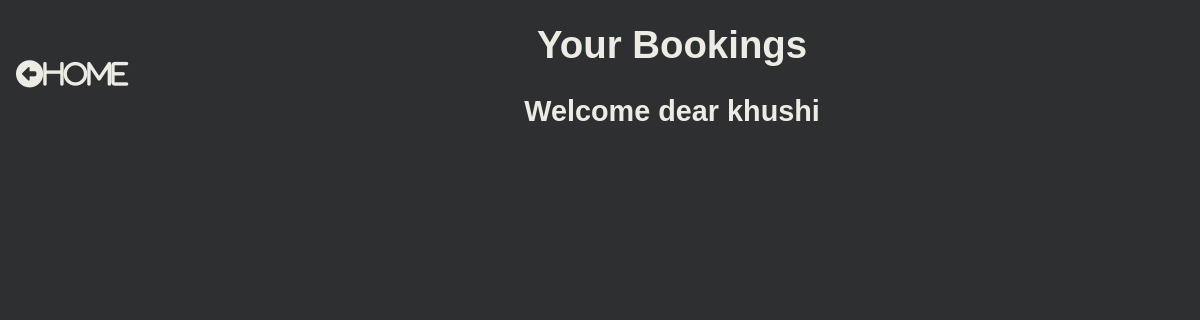
Before: /booking_list/ (signed in) with the older database file.
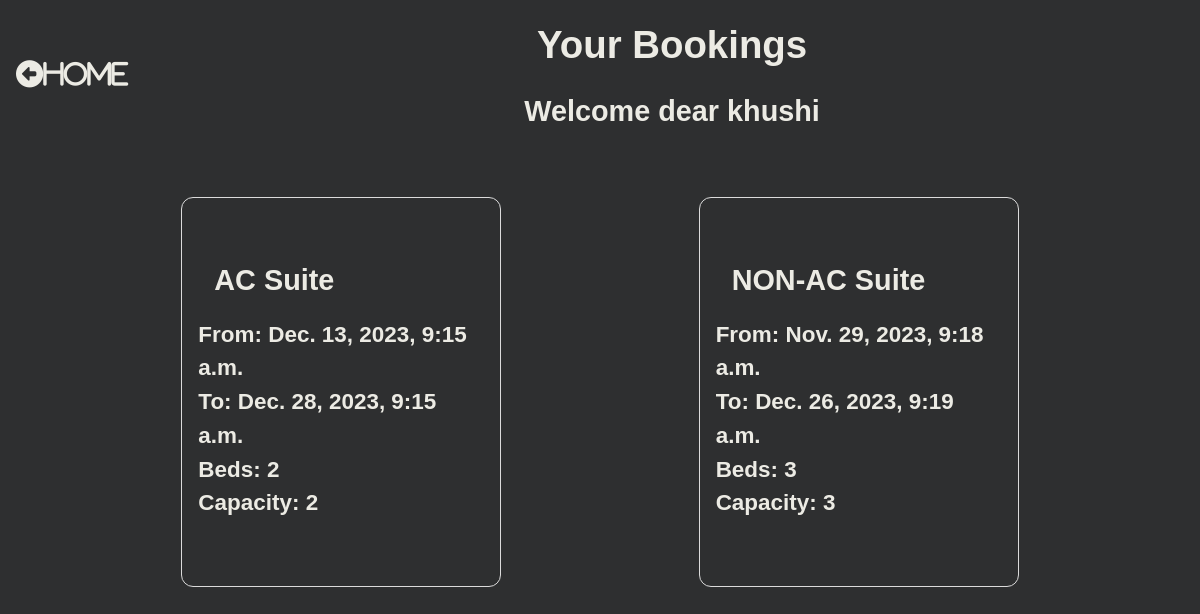
After: the same page with the newer database file.
### hotel/models.py (models this page shows, shortened)
class Booking(models.Model):
    user = models.ForeignKey(settings.AUTH_USER_MODEL, on_delete=models.CASCADE)
    room = models.ForeignKey(Room, on_delete=models.CASCADE)
    check_in = models.DateTimeField()
    check_out = models.DateTimeField()
    def get_cancel_booking_url(self):
        return reverse_lazy('hotel:CancelBookingView', args=[self.pk, ])

class Room(models.Model):
    objects = None
    room_categories = (
        ("AC", "AC"),
        ("NON-AC", "NON-AC"),
        ("DELUXE", "DELUXE"),
        ("KING", "KING"),
        ("QUEEN", "QUEEN")
    )
    number = models.IntegerField()
    category = models.CharField(max_length=20, choices=room_categories)
    beds = models.IntegerField()
    capacity = models.IntegerField()

### hotel/views.py (the view)
# urls.py: path('booking_list/', BookingListView.as_view(), name='BookingListView'),
class BookingListView(ListView):
    model = Booking
    template_name = "hotel/booking_list.html"
    def get_queryset(self, *args, **kwargs):
        if self.request.user.is_staff:
            booking_list = Booking.objects.all()
            return booking_list
        else:
            booking_list = Booking.objects.filter(user=self.request.user)
            return booking_list

### hotel/templates/hotel/booking_list.html (shortened to what this page needs)
{% load static %}
<!DOCTYPE html>
<html lang="en">
<head>
    <link rel="stylesheet" href="{% static 'hotel/booking_list_view.css' %}">
</head>
<body>
    <div class="content">
        <div class="header">
            <div class="headings">
                <h1>Your Bookings</h1>
                <h2>Welcome dear {{user}}</h2>
            </div>
            <div class="home">
                <div class="home">
                    <a href="{% url 'hotel:roomList' %}"><i class="fas fa-arrow-alt-circle-left">Home</i></a>
                </div>
            </div>
        </div>
        <div class="bookings">
            {% for booking in booking_list %}
            <div class="booking">
                <div class="category">
                    <h2>{{booking.room.category}} Suite</h2>
                </div>
                <div class="from">
                    <h3>From: {{booking.check_in}}</h3>
                </div>
                <div class="to">
                    <h3>To: {{booking.check_out}}</h3>
                </div>
                <div class="beds">
                    <h3>Beds: {{booking.room.beds}}</h3>
                </div>
                <div class="capacity">
                    <h3>Capacity: {{booking.room.capacity}}</h3>
                </div>
                <div class="cancel"><a href="{{booking.get_cancel_booking_url}}" class="invisible"></a></div>
            </div>
            {% endfor %}
        </div>
</body>
</html>

### hotel/static/hotel/booking_list_view.css (style rules this page uses)
* { padding:0; margin:0; box-sizing: border-box; }
body { font-family: sans-serif; background-color: rgb(46, 47, 48); color: rgb(236, 235, 228); line-height: 1.5; font-size: 1.2rem; text-align: center; }
.content { display: flex; flex-direction: column; }
.header { flex: 1; display: flex; flex-flow: row-reverse wrap; justify-content: space-evenly; align-items: center; }
.headings { flex:1.5; }
.home { flex:0.1; }
.bookings { margin-top: 2rem; flex:1; display: flex; flex-direction: row; flex-wrap: wrap; justify-content: space-evenly; }
.booking { flex:1; max-width:20vw; min-width: 20rem; text-align: left; border: 1px solid #dbdbdb; padding:1rem; border-radius: 0.75rem; margin:1rem; }
a i { margin: 1rem; color:rgb(236, 235, 228); text-decoration: none; }
.home a i { font-size: 1.7rem; }
h1,h2 { margin:1rem; }

Changed rows visible on the page:
added Booking: room.category "AC", check_in "Dec. 13, 2023, 9:15 a.m.", check_out "Dec. 28, 2023, 9:15 a.m.", room.beds "2", room.capacity "2"
added Booking: room.category "NON-AC", check_in "Nov. 29, 2023, 9:18 a.m.", check_out "Dec. 26, 2023, 9:19 a.m.", room.beds "3", room.capacity "3"
